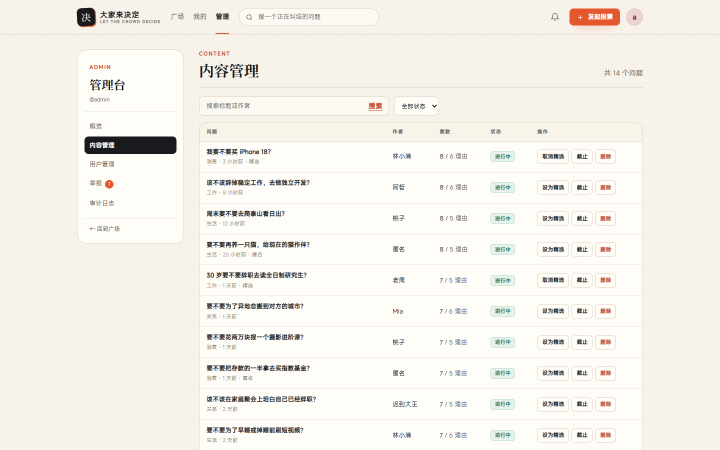
#> input picture screenshots/admin-questions.png, 1440 x 900 px (shown at 1/2 size)
$ python crop.py
#> lines starting #> are read from the running program, lines starting #| are printed output that depends on the picture
from PIL import Image
im=Image.open("screenshots/admin-questions.png")
#> im is the input picture: PIL image 1440x900 RGB; mean R, G, B 245.2, 241.8, 234.5
im.crop((150,220,380,350)).resize((460,260)).save("screenshots/_crop.png")
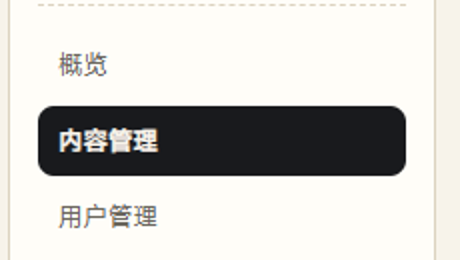
#> saved as _crop.png: PIL image 460x260 RGB; mean R, G, B 205.9, 204.3, 200.5

$ run again, with screenshots/admin-audit.png copied over screenshots/admin-questions.png
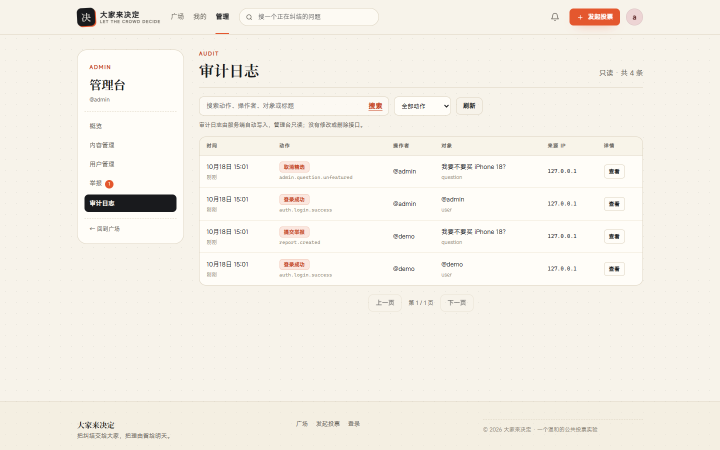
#> input picture screenshots/admin-audit.png, 1440 x 900 px (shown at 1/2 size)
#> im is the input picture: PIL image 1440x900 RGB; mean R, G, B 245.2, 241, 232.4
#> `im.crop((150,220,380,350)).resize((460,260)).save("screenshots/_crop.p..`:
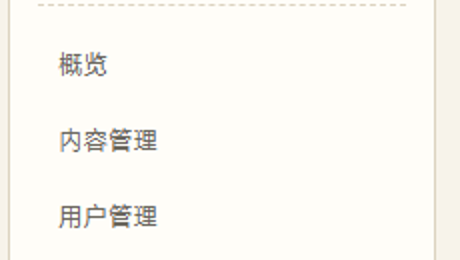
#> saved as _crop.png: PIL image 460x260 RGB; mean R, G, B 251.2, 249, 243.6

$ run again, with screenshots/admin-reports.png copied over screenshots/admin-questions.png
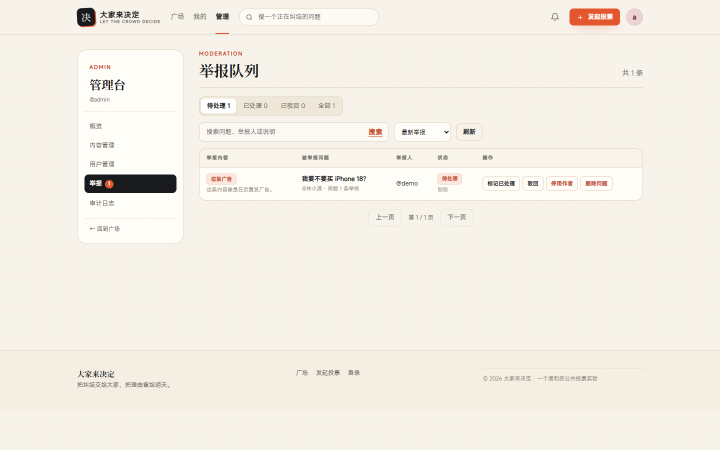
#> input picture screenshots/admin-reports.png, 1440 x 900 px (shown at 1/2 size)
#> im is the input picture: PIL image 1440x900 RGB; mean R, G, B 244.4, 239.9, 230.7
#> `im.crop((150,220,380,350)).resize((460,260)).save("screenshots/_crop.p..`:
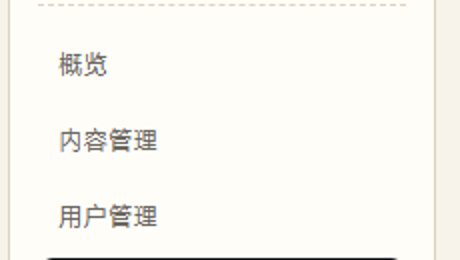
#> saved as _crop.png: PIL image 460x260 RGB; mean R, G, B 249.8, 247.6, 242.3
